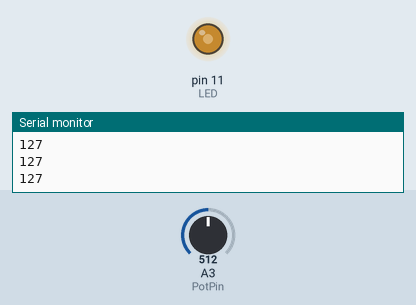
A sketch run on a simulated Arduino Uno, built with avr-gcc and run on an emulated ATmega328P. On the bench: output pins drawn as LEDs (lit = HIGH), the last lines printed to the serial monitor. Inputs (shaded band) come from the test bench; at power-on: A3 (PotPin) = 512.

Above: at 1.2 s.
1.3 s: A3 (PotPin) set to 716
At 1.8 s:
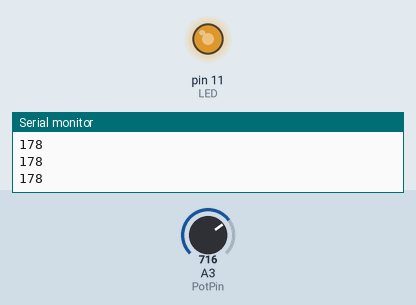
2.8 s: A3 (PotPin) set to 900
At 4.0 s:
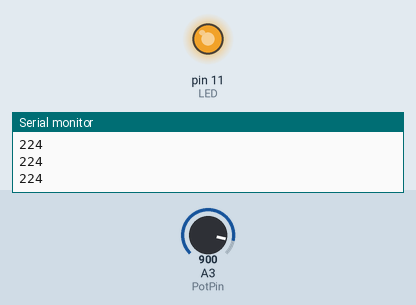
4.3 s: A3 (PotPin) set to 122
At 5.2 s:
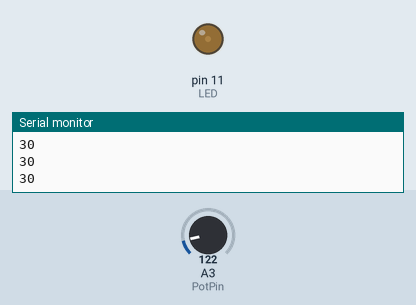
5.8 s: A3 (PotPin) set to 0
At 6.4 s:
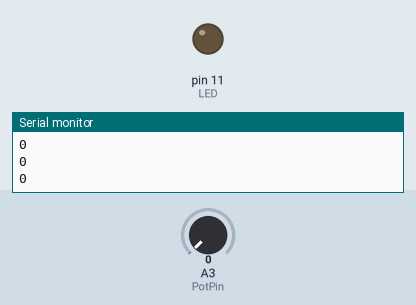
7.3 s: A3 (PotPin) set to 511
At 8.7 s:
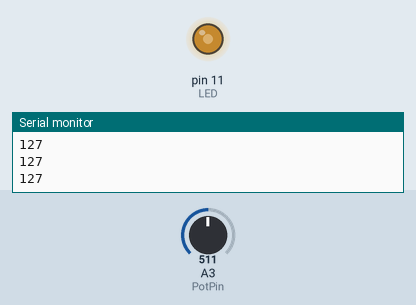
Timing chart, 0 to 9.8 s (numbered marks = the images above; inputs shaded):
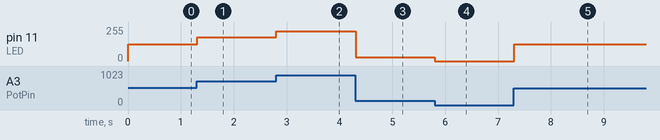

The sketch:

Led_potentiometer_Code.ino
```cpp
const int PotPin = A3;
int PotVal = 0;
const int LED = 11;
int LedVAL = 0;

void setup() {
  // put your setup code here, to run once:
  pinMode(LED,OUTPUT);
  pinMode(PotPin, INPUT);
  Serial.begin(9600);

}

void loop() {
  // put your main code here, to run repeatedly:

  PotVal = analogRead(PotPin);
  LedVAL = map(PotVal, 0,1023,0,255);
  Serial.println(LedVAL);
  analogWrite(LED,LedVAL);


}
```

Measured:
- after the input at 1.3 s, pin 11 (LED): 127/255 → 178/255 at once
- after the input at 2.8 s, pin 11 (LED): 178/255 → 224/255 at once
- after the input at 4.3 s, pin 11 (LED): 224/255 → 30/255 at once
- after the input at 5.8 s, pin 11 (LED): 30/255 → 0/255 at once
- after the input at 7.3 s, pin 11 (LED): 0/255 → 127/255 at once
